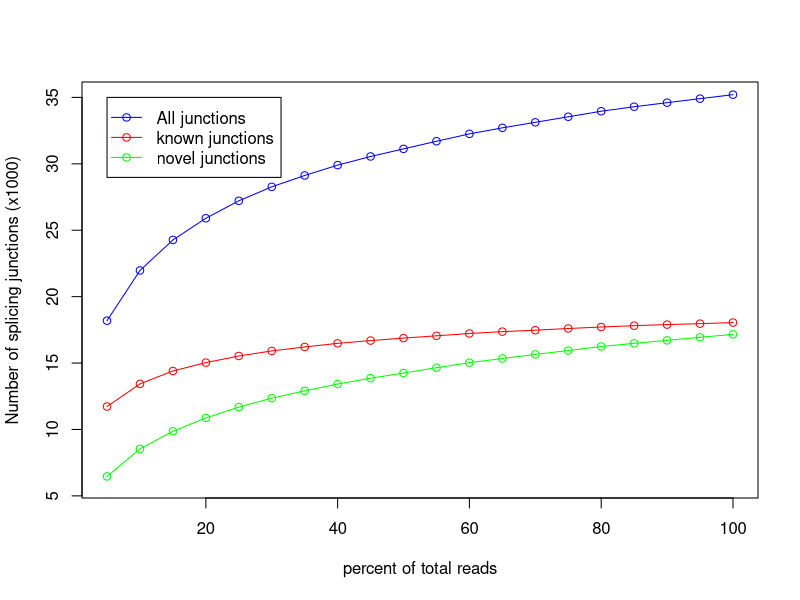

Source code (R):
pdf('qc_results/rseqc/minimap_big/junction_saturation.junctionSaturation_plot.pdf')
x=c(5,10,15,20,25,30,35,40,45,50,55,60,65,70,75,80,85,90,95,100)
y=c(11726,13433,14404,15034,15532,15913,16213,16483,16693,16879,17051,17226,17365,17474,17601,17714,17813,17896,17966,18047)
z=c(18190,21972,24270,25902,27216,28269,29124,29902,30554,31126,31700,32255,32709,33126,33543,33960,34298,34605,34907,35206)
w=c(6464,8539,9866,10868,11684,12356,12911,13419,13861,14247,14649,15029,15344,15652,15942,16246,16485,16709,16941,17159)
m=max(18,35,17)
n=min(11,18,6)
plot(x,z/1000,xlab='percent of total reads',ylab='Number of splicing junctions (x1000)',type='o',col='blue',ylim=c(n,m))
points(x,y/1000,type='o',col='red')
points(x,w/1000,type='o',col='green')
legend(5,35, legend=c("All junctions","known junctions", "novel junctions"),col=c("blue","red","green"),lwd=1,pch=1)
dev.off()
